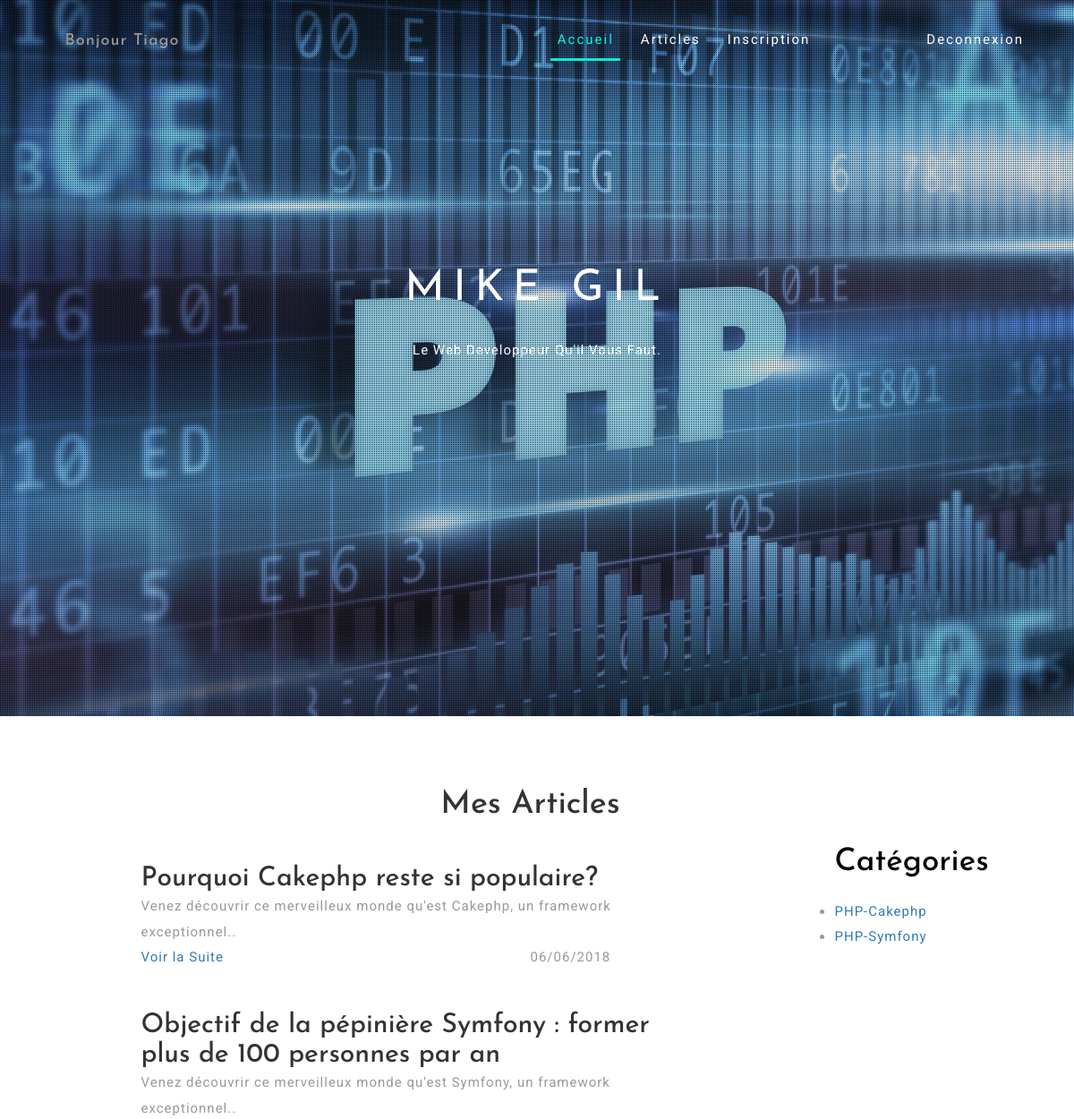
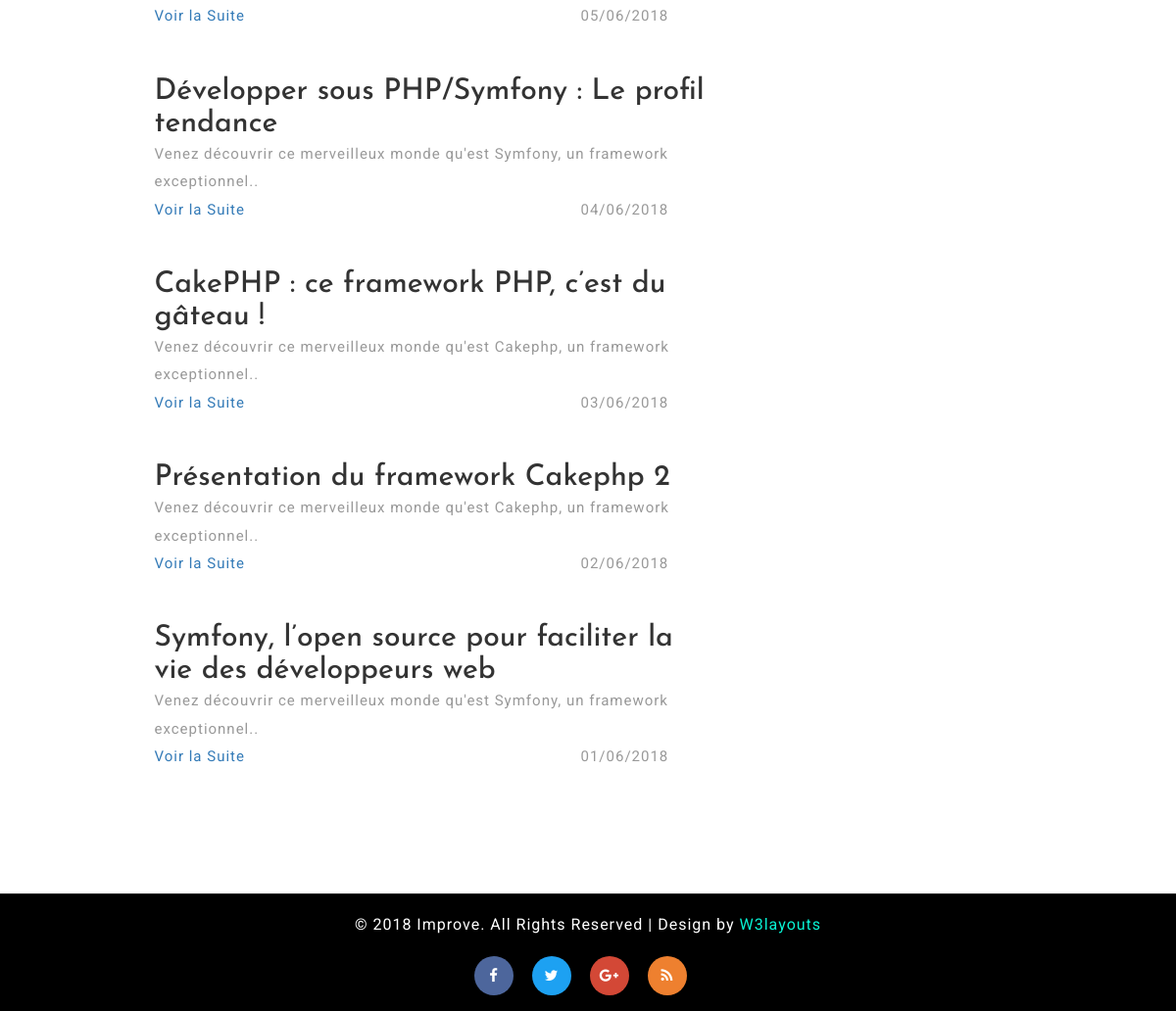
Screenshot of /index.php?p=posts (signed in) with the database file from the repository (2 pictures, top to bottom).
### tables this page shows
CREATE TABLE `posts` (
  `id` int(11) NOT NULL,
  `title` varchar(255) NOT NULL,
  `chapo` longtext NOT NULL,
  `content` longtext NOT NULL,
  `user_id` int(11) NOT NULL,
  `dateT` date NOT NULL,
  `dateUpdate` datetime NOT NULL,
  `category_id` int(11) NOT NULL
);

CREATE TABLE `categories` (
  `id` int(11) NOT NULL,
  `name` varchar(255) NOT NULL
);

### App/Controller/Controller.php (called while the page is built, shortened)
<?php
class Controller
{
	protected $viewPath;
	public function __construct()
	{
		$this -> viewPath = ROOT . '/App/Views/';
	}
	public function page($view, $variables=[])
	{
		extract($variables);
		require ($this -> viewPath . $view . '.php');
	}
}

### App/Controller/PostsController.php (called while the page is built, shortened)
<?php
class PostsController extends Controller
{
	public function posts()
	{
		$posts = \App\App::getInstance() -> getTable('posts');
		$posts = $posts -> getPosts();
		$categories = \App\App::getInstance() -> getTable('categories');
		$categories = $categories -> getCategories();
		$this -> page('posts/posts', compact('posts', 'categories'));
	}
}

### App/Autoloader.php (called while the page is built, shortened)
<?php
class Autoloader
{
	static function autoload($class)
	{
		if (strpos($class, __NAMESPACE__ .'\\') === 0){
			$class = str_replace(__NAMESPACE__ . '\\', '', $class);
			$class = str_replace('\\', '/', $class);
		}
	}
}
?>

### App/App.php (called while the page is built, shortened)
<?php
class App
{
	private static $db;
	private static $instance;
	public static function getDb()
	{
		if (self::$db == null) {
			self::$db = new \App\DataBase();
		}
		return self::$db;
	}
	public static function getInstance()
	{
		if(self::$instance == null){
			self::$instance = new App();
		}
		return self::$instance;
	}
	public function getTable($tableName)
	{
		return new $class_name();
	}
}

### App/Table/Table.php (called while the page is built, shortened)
<?php
class Table
{
	protected $table;
	public function __construct()
	{
		if ($this -> table === null) {
			$parts = explode( "\\", get_called_class());
			$this -> table = strtolower(end($parts));
		}
		return $this -> table;
	}
}

### App/Database.php (called while the page is built, shortened)
<?php
class Database
{
private $db;
private function getPdo()
{
	if ($this -> db == null) {
		$this -> db = new PDO('mysql:dbname=blog;host=localhost', 'root', 'root');
		$this -> db -> setAttribute(PDO::ATTR_ERRMODE, PDO::ERRMODE_WARNING);
	}
	return $this -> db;
}
public function query($statement, $class_name = null, $one = true)
{
	$res = $this -> getPdo() -> query($statement);
	if ($class_name) {
		$res -> setFetchMode(PDO::FETCH_CLASS, $class_name);
	}
	else{
		$res -> setFetchMode(PDO::FETCH_OBJ);
	}
	if ($one) {
		$data = $res -> fetch();
	}
	else{
		$data = $res -> fetchAll();
	}
	return $data;
}
}

### App/Table/Posts.php (called while the page is built, shortened)
<?php
class Posts extends Table
{
	protected $table;
	public function getUrl()
	{
		return 'index.php?p=single&id=' .$this -> id;
	}
	public function getPosts()
	{
		return \App\App::getDb() -> query ("SELECT *, DATE_FORMAT(dateT, '%d/%m/%Y') AS dateT  FROM {$this -> table} ORDER BY dateT DESC", get_called_class(), $one = false);
	}
}

### App/Table/Categories.php (called while the page is built, shortened)
<?php
class Categories extends Table
{
	protected $table;
	public function getUrl()
	{
		return 'index.php?p=categories&id=' .$this -> id;
	}
	public function getCategories()
	{
		return \App\App::getDb() -> query ("SELECT * FROM {$this -> table}", get_called_class(), $one = false);
	}
}

### App/Views/posts/posts.php (the view, shortened to what this page needs)
<h1 style="text-align: center;">Mes Articles</h1></br></br>
<div class="col-md-8">
<?php
foreach ($posts as $post) {
	echo '<h2>' .$post -> title. '</h2>';
	echo "<p>" .$post -> chapo. "<p/>"; ?>
	<div class="row">
		<div class="col-md-6">
		  <?php	echo '<p><a href="' .$post -> getUrl(). '">Voir la Suite</a></p></br></br>'; ?>
		</div>
		<div class="clo-md-6" style="position: relative; left: 150px;">
		  <?php	echo "<p>" .$post -> dateT. "<p/>"; ?>
		</div>
	</div>
<?php
}
?>
</div>
<div class="col-md-offset-1 col-md-3" style="position: relative;left: 100px;bottom: 20px;">
	<h4 style="color: black !important;">Catégories</h4>
	<ul>
<?php
foreach ($categories as $category){
?>
	<li><a href="<?= $category -> getUrl(); ?>"><?php echo $category -> name; ?></a></li>
<?php
}
?>
	</ul>
</div>

### public/css/style.css (style rules this page uses)
html, body { font-size: 100%; font-family: 'Roboto', sans-serif; background:#ffffff; margin: 0; }
p,ul li,ol li { margin:0; font-size:15px; font-family: 'Roboto', sans-serif; letter-spacing:1px; line-height:1.9em; color:#999; }
h1,h2,h3,h4,h5,h6 { font-family: 'Josefin Sans', sans-serif; margin:0; }
ul,label { margin:0; padding:0; }
input[type="submit"],input[type="reset"],.w3l_team_grd,.agileits_w3layouts_features_gridr h4,.agile_feature_grid,.agile_services_grid_pos,a,.w3l_footer_grid,.w3_two_grid_right_grid1,.w3_two_grid_right_grid1 i { -webkit-transition: 0.5s ease-in; -moz-transition: 0.5s ease-in; -ms-transition: 0.5s ease-in; -o-transition: 0.5s ease-in; transition:0.5s ease-in; }
.about1 h4 { font-size: 35px; text-transform: capitalize; margin-bottom: 20px; color: #08f3d4; }
.about1 p { color: #999; font-size: 15px; }

### rows the page displays
posts: title "Pourquoi Cakephp reste si populaire?", chapo "Venez découvrir ce merveilleux monde qu'est Cakephp, un framework exceptionnel..", post "06/06/2018"
posts: title "Objectif de la pépinière Symfony : former plus de 100 personnes par an", chapo "Venez découvrir ce merveilleux monde qu'est Symfony, un framework exceptionnel..", post "05/06/2018"
posts: title "Développer sous PHP/Symfony : Le profil tendance", chapo "Venez découvrir ce merveilleux monde qu'est Symfony, un framework exceptionnel..", post "04/06/2018"
posts: title "CakePHP : ce framework PHP, c’est du gâteau !", chapo "Venez découvrir ce merveilleux monde qu'est Cakephp, un framework exceptionnel..", post "03/06/2018"
posts: title "Présentation du framework Cakephp 2", chapo "Venez découvrir ce merveilleux monde qu'est Cakephp, un framework exceptionnel..", post "02/06/2018"
posts: title "Symfony, l’open source pour faciliter la vie des développeurs web", chapo "Venez découvrir ce merveilleux monde qu'est Symfony, un framework exceptionnel..", post "01/06/2018"
categories: name "PHP-Cakephp"
categories: name "PHP-Symfony"

### other values shown
$_SESSION['nameVisitor'] "Tiago"
